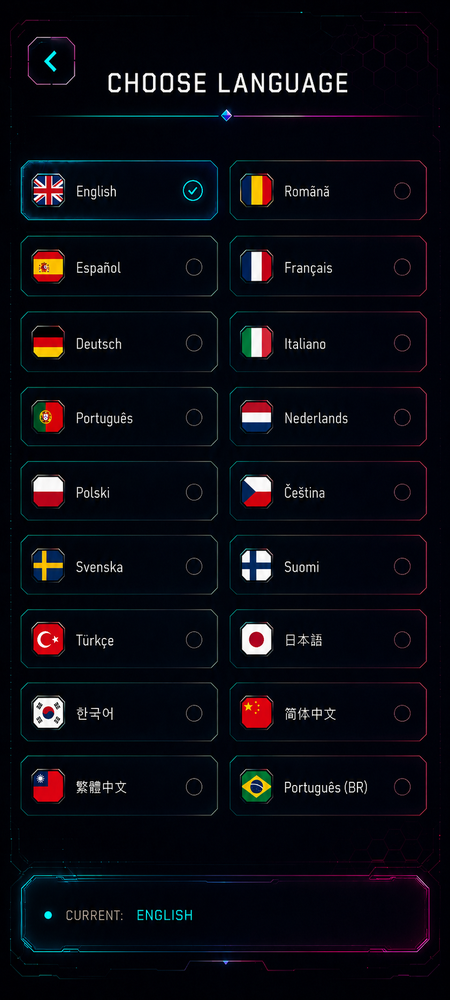
#> input picture tools/screenshot-capture/extracted_psd/01_Reference_Flattened.png, 450 x 1000 px, shrunk from 841 x 1870 before the run, found by its file name
$ python check_components.py
#> lines starting #> are read from the running program, lines starting #| are printed output that depends on the picture; long printed decimals are rounded
from PIL import Image
import numpy as np

ref = Image.open(r"c:\Users\Alin\Desktop\MoonsolStudios\Kavvoro\tools\screenshot-capture\extracted_psd\01_Reference_Flattened.png")
#> ref is the input picture: PIL image 450x1000 RGBA; mean R, G, B, A 10.4, 10.7, 18, 255
arr_ref = np.array(ref)

# Let's inspect 02_Header_Title_Back
header = Image.open(r"c:\Users\Alin\Desktop\MoonsolStudios\Kavvoro\tools\screenshot-capture\extracted_psd\02_Header_Title_Back.png")
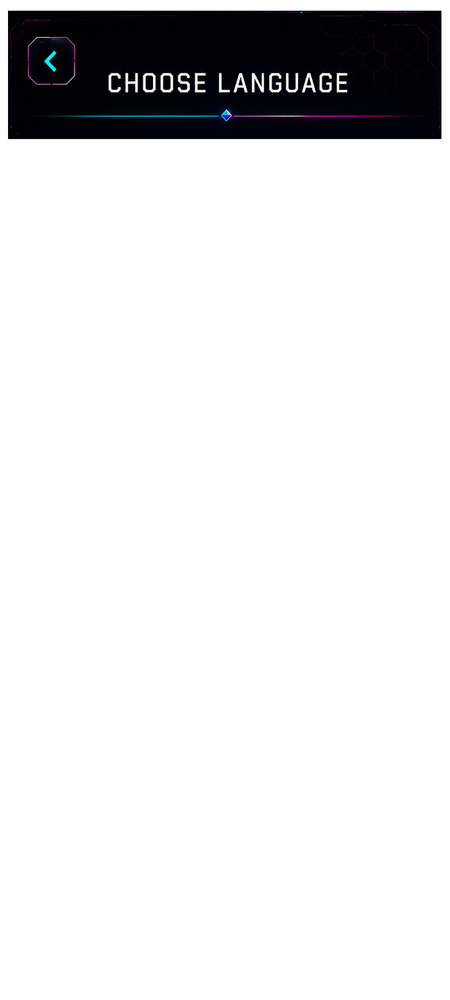
#> input picture tools/screenshot-capture/extracted_psd/02_Header_Title_Back.png, 450 x 1000 px, shrunk from 841 x 1870 before the run, found by its file name
#> header is the input picture: PIL image 450x1000 RGBA; mean R, G, B, A 1.2, 1.3, 2.1, 31.5
arr_head = np.array(header)

# Let's check 21_Current_Language_Footer
footer = Image.open(r"c:\Users\Alin\Desktop\MoonsolStudios\Kavvoro\tools\screenshot-capture\extracted_psd\21_Current_Language_Footer.png")
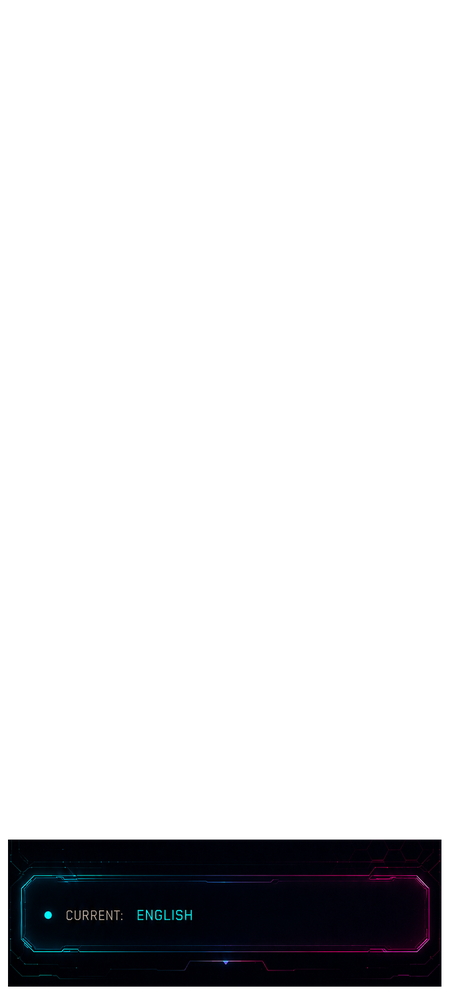
#> input picture tools/screenshot-capture/extracted_psd/21_Current_Language_Footer.png, 450 x 1000 px, shrunk from 841 x 1870 before the run, found by its file name
#> footer is the input picture: PIL image 450x1000 RGBA; mean R, G, B, A 0.6, 0.8, 2.1, 36.1
arr_foot = np.array(footer)

print("Ref Top 100px mean RGB:", np.mean(arr_ref[:100, :, :3], axis=(0,1)))
#| Ref Top 100px mean RGB: [10.526 10.850 16.437]
print("Ref Max RGB:", np.max(arr_ref[:, :, :3]))
#| Ref Max RGB: 255

# In the PSD, the top glowing grid and brackets are in 02_Header_Title_Back!
# And the bottom glowing grid and brackets are in 21_Current_Language_Footer!
print("Header non-zero alpha in full 841x1870:", np.count_nonzero(arr_head[:, :, 3]))
#| Header non-zero alpha in full 841x1870: 57675
print("Footer non-zero alpha in full 841x1870:", np.count_nonzero(arr_foot[:, :, 3]))
#| Footer non-zero alpha in full 841x1870: 65543
